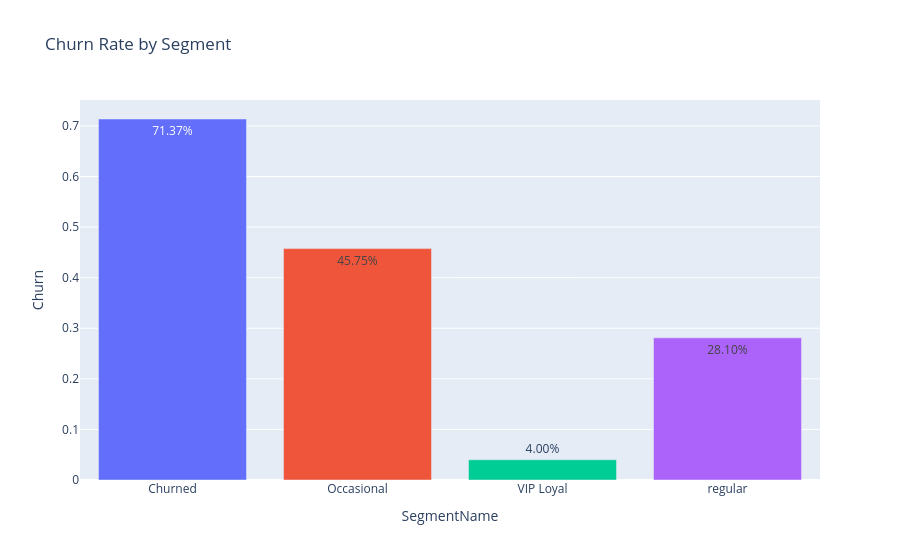

Notebook cell for this chart:
### Markdown cell above
# Churn Risk by Segment

### Code cell
churn_seg = rfm.groupby('SegmentName')['Churn'].mean().reset_index()

fig_churn = px.bar(
    churn_seg,
    x='SegmentName',
    y='Churn',
    color='SegmentName',
    text_auto='.2%',
    title='Churn Rate by Segment'
)

fig_churn.update_layout(showlegend=False)
fig_churn.show()

### Figure 1 — Plotly figure (JSON) as saved in the notebook; plotly's stock layout.template omitted (floating-point values rounded to 4 significant figures)
{"data": [{"hovertemplate": "SegmentName=%{x}<br>Churn=%{y}<extra></extra>", "legendgroup": "Churned", "marker": {"color": "#636efa", "pattern": {"shape": ""}}, "name": "Churned", "orientation": "v", "showlegend": true, "textposition": "auto", "texttemplate": "%{y:.2%}", "type": "bar", "x": ["Churned"], "xaxis": "x", "y": [0.7137], "yaxis": "y"}, {"hovertemplate": "SegmentName=%{x}<br>Churn=%{y}<extra></extra>", "legendgroup": "Occasional", "marker": {"color": "#EF553B", "pattern": {"shape": ""}}, "name": "Occasional", "orientation": "v", "showlegend": true, "textposition": "auto", "texttemplate": "%{y:.2%}", "type": "bar", "x": ["Occasional"], "xaxis": "x", "y": [0.4575], "yaxis": "y"}, {"hovertemplate": "SegmentName=%{x}<br>Churn=%{y}<extra></extra>", "legendgroup": "VIP Loyal", "marker": {"color": "#00cc96", "pattern": {"shape": ""}}, "name": "VIP Loyal", "orientation": "v", "showlegend": true, "textposition": "auto", "texttemplate": "%{y:.2%}", "type": "bar", "x": ["VIP Loyal"], "xaxis": "x", "y": [0.03996], "yaxis": "y"}, {"hovertemplate": "SegmentName=%{x}<br>Churn=%{y}<extra></extra>", "legendgroup": "regular", "marker": {"color": "#ab63fa", "pattern": {"shape": ""}}, "name": "regular", "orientation": "v", "showlegend": true, "textposition": "auto", "texttemplate": "%{y:.2%}", "type": "bar", "x": ["regular"], "xaxis": "x", "y": [0.281], "yaxis": "y"}], "layout": {"barmode": "relative", "legend": {"title": {"text": "SegmentName"}, "tracegroupgap": 0}, "showlegend": false, "title": {"text": "Churn Rate by Segment"}, "xaxis": {"anchor": "y", "categoryarray": ["Churned", "Occasional", "VIP Loyal", "regular"], "categoryorder": "array", "domain": [0, 1], "title": {"text": "SegmentName"}}, "yaxis": {"anchor": "x", "domain": [0, 1], "title": {"text": "Churn"}}}}
